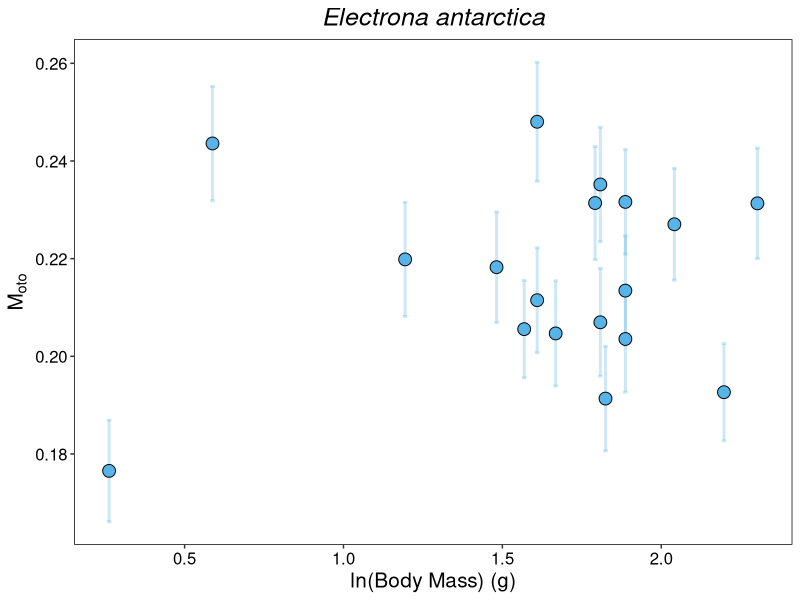
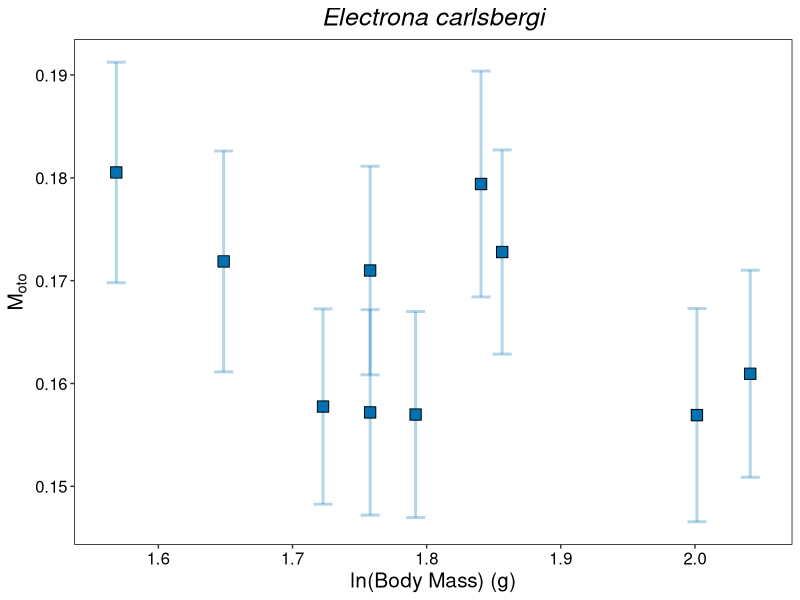
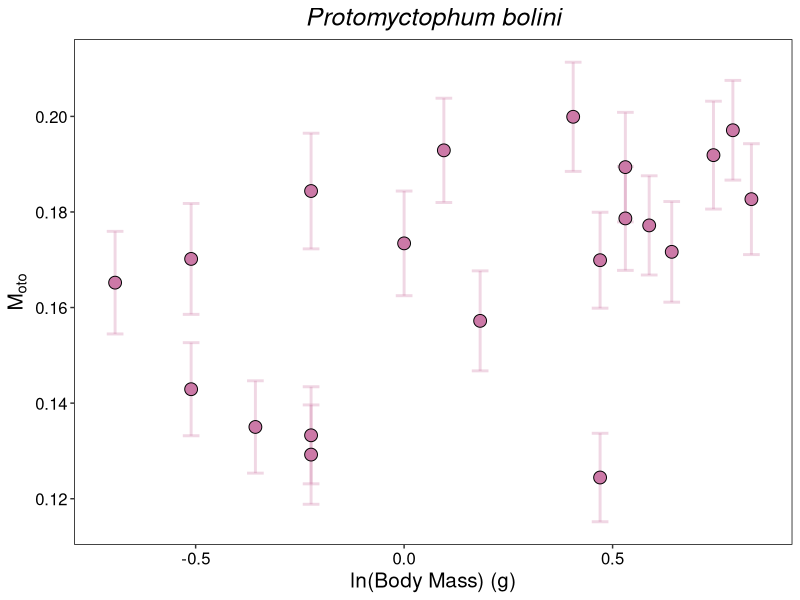
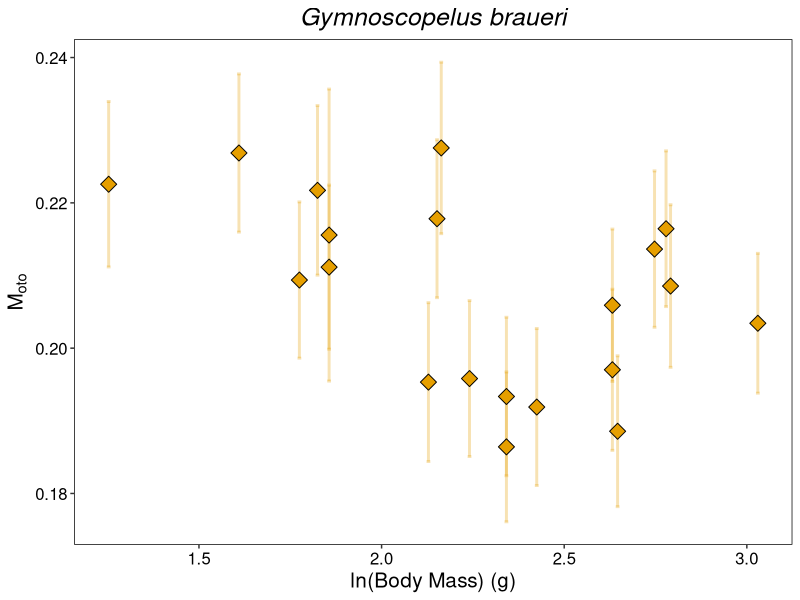
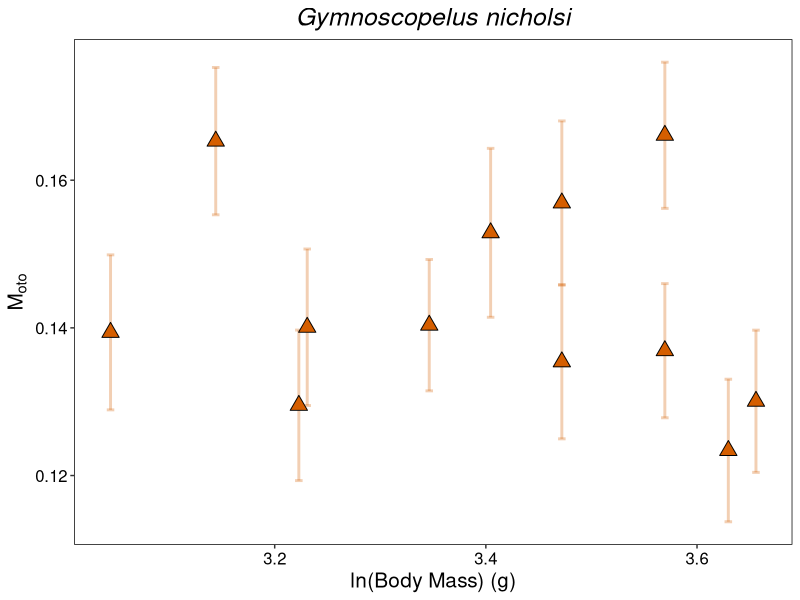
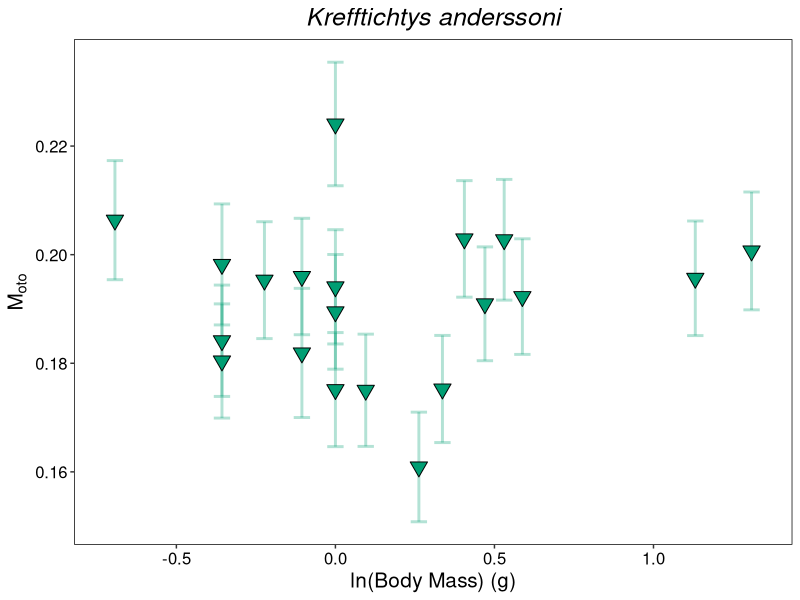
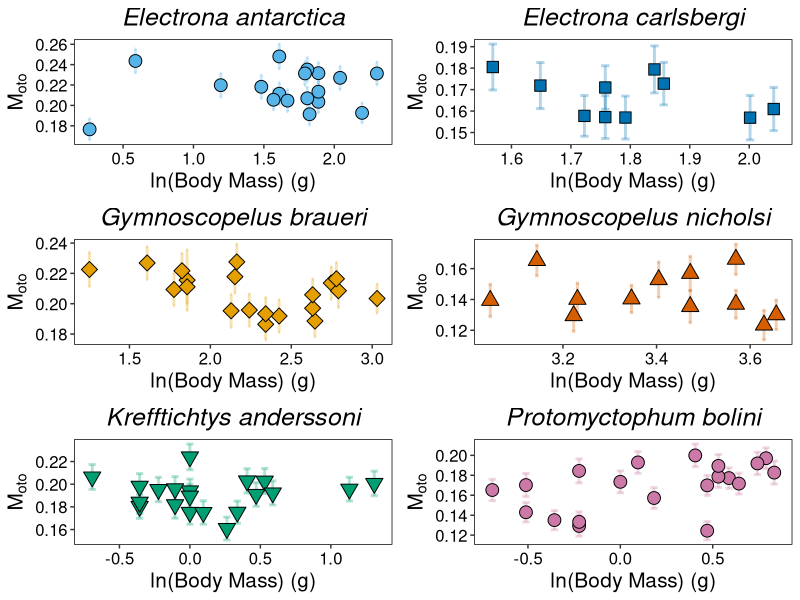

Generate these figures, in order, with R:
### Plot Individual ###

library(tidyverse)
library(gridExtra)

myct <- read.csv("Myctophids_M_Temp.csv")
myct_tidy <- filter(myct, Weight_SD == "0")
myct_tidy <- filter(myct_tidy, !is.na(mean_M))
myct_tidy$ln_Weight <- log(myct_tidy$Weight.x)

## Subset to species

ELN <- filter(myct_tidy, Label == "ELN")
ELC <- filter(myct_tidy, Label == "ELC")
PRM <- filter(myct_tidy, Label == "PRM")
GYR <- filter(myct_tidy, Label == "GYR")
GYN <- filter(myct_tidy, Label == "GYN")
KRA <- filter(myct_tidy, Label == "KRA")

## Plot

ELN_col <- c("#56B4E9")

ELN_plot <- ggplot(ELN, aes(ln_Weight, mean_M)) +
  scale_fill_manual(values = ELN_col) +
  scale_colour_manual(values = ELN_col) +
  geom_errorbar(aes(ymin = mean_M - sd_M, # Vertical
                    ymax = mean_M + sd_M, col = ELN_col), alpha = 0.3, lwd = 1) +
  geom_point(aes(fill = sciname, shape = sciname), size = 4) + # Colour points according to species
  #geom_abline(aes(intercept = 0.1963, slope = 0.0262), lwd = 1) +
  # Customise the theme
  scale_shape_manual(values = c(21)) +
  xlab("ln(Body Mass) (g)") +
  ylab(expression("M" ["oto"])) +
  ggtitle("Electrona antarctica") +
  # Add error-bars using sd
  theme(panel.background = element_blank(), # Keep the background blank
        text = element_text(size = 15),
        panel.border = element_rect(colour = "black", fill = NA),
        legend.position = "none",
        plot.title = element_text(face = "italic", hjust = 0.5),
        axis.text.x = element_text(colour = "black"),
        axis.text.y = element_text(colour = "black"))  # Print the minor gridlines

ELN_plot

ELC_col <- c("#0072B2")

ELC_plot <- ggplot(ELC, aes(ln_Weight, mean_M)) +
  scale_fill_manual(values = ELC_col) +
  scale_colour_manual(values = ELC_col) +
  # Colour error-bars according to species
  geom_errorbar(aes(ymin = mean_M - sd_M, # Vertical
                    ymax = mean_M + sd_M, col = ELC_col), alpha = 0.3, lwd = 1) +
  geom_point(aes(fill = sciname, shape = sciname), size = 4) + # Colour points according to species
  #geom_abline(aes(intercept = 0.1963, slope = 0.0262), lwd = 1) +
  # Customise the theme
  scale_shape_manual(values = c(22)) +
  xlab("ln(Body Mass) (g)") +
  ylab(expression("M" ["oto"])) +
  ggtitle("Electrona carlsbergi") +
  # Add error-bars using sd
  theme(panel.background = element_blank(), # Keep the background blank
        text = element_text(size = 15),
        panel.border = element_rect(colour = "black", fill = NA),
        legend.position = "none",
        plot.title = element_text(face = "italic", hjust = 0.5),
        axis.text.x = element_text(colour = "black"),
        axis.text.y = element_text(colour = "black"))  # Print the minor gridlines

ELC_plot

PRM_col <- c("#CC79A7")

PRM_plot <- ggplot(PRM, aes(ln_Weight, mean_M)) +
  scale_fill_manual(values = PRM_col) +
  scale_colour_manual(values = PRM_col) +
  # Colour error-bars according to species
  geom_errorbar(aes(ymin = mean_M - sd_M, # Vertical
                    ymax = mean_M + sd_M, col = PRM_col), alpha = 0.3, lwd = 1) +
  geom_point(aes(fill = sciname, shape = sciname), size = 4) + # Colour points according to species
  #geom_abline(aes(intercept = 0.1963, slope = 0.0262), lwd = 1) +
  # Customise the theme
  scale_shape_manual(values = c(21)) +
  xlab("ln(Body Mass) (g)") +
  ylab(expression("M" ["oto"])) +
  ggtitle("Protomyctophum bolini") +
  # Add error-bars using sd
  theme(panel.background = element_blank(), # Keep the background blank
        text = element_text(size = 15),
        panel.border = element_rect(colour = "black", fill = NA),
        legend.position = "none",
        plot.title = element_text(face = "italic", hjust = 0.5),
        axis.text.x = element_text(colour = "black"),
        axis.text.y = element_text(colour = "black"))  # Print the minor gridlines

PRM_plot

GYR_col <- c("#E69F00")

GYR_plot <- ggplot(GYR, aes(ln_Weight, mean_M)) +
  scale_fill_manual(values = GYR_col) +
  scale_colour_manual(values = GYR_col) +
  # Colour error-bars according to species
  geom_errorbar(aes(ymin = mean_M - sd_M, # Vertical
                    ymax = mean_M + sd_M, col = GYR_col), alpha = 0.3, lwd = 1) +
  geom_point(aes(fill = sciname, shape = sciname), size = 4) + # Colour points according to species
  #geom_abline(aes(intercept = 0.2162, slope = -0.0159), lwd = 1) +
  # Customise the theme
  scale_shape_manual(values = c(23)) +
  xlab("ln(Body Mass) (g)") +
  ylab(expression("M" ["oto"])) +
  ggtitle("Gymnoscopelus braueri") +
  # Add error-bars using sd
  theme(panel.background = element_blank(), # Keep the background blank
        text = element_text(size = 15),
        panel.border = element_rect(colour = "black", fill = NA),
        legend.position = "none",
        plot.title = element_text(face = "italic", hjust = 0.5),
        axis.text.x = element_text(colour = "black"),
        axis.text.y = element_text(colour = "black"))  # Print the minor gridlines

GYR_plot

GYN_col <- c("#D55E00")

GYN_plot <- ggplot(GYN, aes(ln_Weight, mean_M)) +
  scale_fill_manual(values = GYN_col) +
  scale_colour_manual(values = GYN_col) +
  # Colour error-bars according to species
  geom_errorbar(aes(ymin = mean_M - sd_M, # Vertical
                    ymax = mean_M + sd_M, col = "GYN_col"), alpha = 0.3, lwd = 1) +
  geom_point(aes(fill = sciname, shape = sciname), size = 4) + # Colour points according to species
  #geom_abline(aes(intercept = 0.1963, slope = 0.0262), lwd = 1) +
  # Customise the theme
  scale_shape_manual(values = c(24)) +
  xlab("ln(Body Mass) (g)") +
  ylab(expression("M" ["oto"])) +
  ggtitle("Gymnoscopelus nicholsi") +
  # Add error-bars using sd
  theme(panel.background = element_blank(), # Keep the background blank
        text = element_text(size = 15),
        panel.border = element_rect(colour = "black", fill = NA),
        legend.position = "none",
        plot.title = element_text (face = "italic", hjust = 0.5),
        axis.text.x = element_text(colour = "black"),
        axis.text.y = element_text(colour = "black"))  # Print the minor gridlines

GYN_plot

KRA_col <- c("#009E73")

KRA_plot <- ggplot(KRA, aes(ln_Weight, mean_M)) +
  scale_fill_manual(values = KRA_col) +
  scale_colour_manual(values = KRA_col) +
  # Colour error-bars according to species
  geom_errorbar(aes(ymin = mean_M - sd_M, # Vertical
                    ymax = mean_M + sd_M, col = KRA_col), alpha = 0.3, lwd = 1) +
  geom_point(aes(fill = sciname, shape = sciname), size = 4) + # Colour points according to species
  #geom_abline(aes(intercept = 0.1963, slope = 0.0262), lwd = 1) +
  # Customise the theme
  scale_shape_manual(values = c(25)) +
  xlab("ln(Body Mass) (g)") +
  ylab(expression("M" ["oto"])) +
  ggtitle("Krefftichtys anderssoni") +
  # Add error-bars using sd
  theme(panel.background = element_blank(), # Keep the background blank
        text = element_text(size = 15),
        panel.border = element_rect(colour = "black", fill = NA),
        legend.position = "none",
        plot.title = element_text(face = "italic", hjust = 0.5),
        axis.text.x = element_text(colour = "black"),
        axis.text.y = element_text(colour = "black"))  # Print the minor gridlines

KRA_plot

grid.arrange(ELN_plot, ELC_plot,
             GYR_plot, GYN_plot,
             KRA_plot, PRM_plot)

